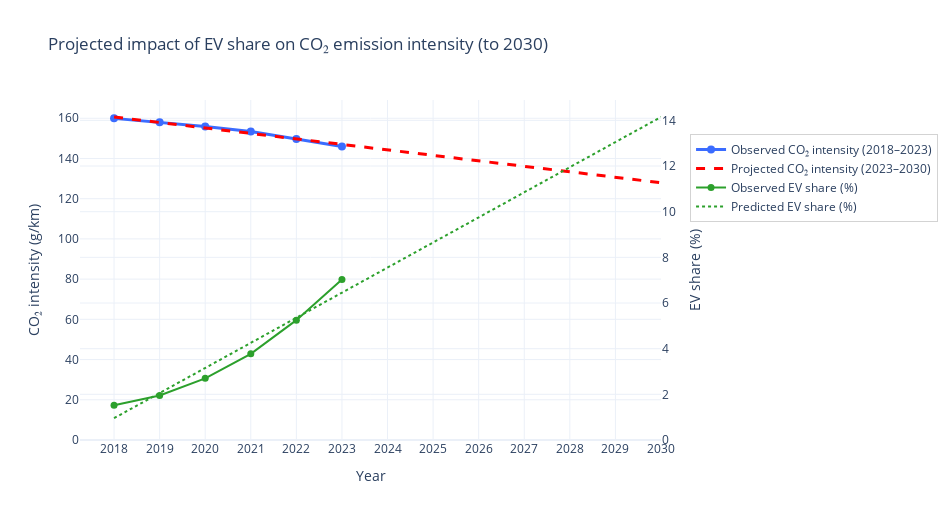

Here is the notebook cell this chart was saved with:
### Code cell
import numpy as np
import plotly.graph_objects as go

years_obs   = combo["Jaar"].values
ev_obs      = combo["Total_EV_share"].values
co2_obs     = combo["CO2_g_per_km"].values

m_ev, b_ev  = np.polyfit(years_obs, ev_obs, 1)
years_fut   = np.arange(years_obs.max()-5, 2031)
ev_pred     = m_ev * years_fut + b_ev

m_co2, b_co2 = np.polyfit(ev_obs, co2_obs, 1)
co2_pred     = m_co2 * ev_pred + b_co2

fig = go.Figure()

# Geobserveerde CO2-intensiteit
fig.add_trace(go.Scatter(
    x=years_obs, y=co2_obs,
    mode="lines+markers",
    name="Observed CO₂ intensity (2018–2023)",
    line=dict(width=3, color="#3b6cff"),
    marker=dict(size=8),
    hovertemplate="Year %{x}<br>CO₂: %{y:.1f} g/km<extra></extra>"
))

# Voorspelde CO2-intensiteit (vanaf 2023)
fig.add_trace(go.Scatter(
    x=years_fut, y=co2_pred,
    mode="lines",
    name="Projected CO₂ intensity (2023–2030)",
    line=dict(width=3, color="red", dash="dash"),
    hovertemplate="Year %{x}<br>CO₂ (proj): %{y:.1f} g/km<extra></extra>"
))

# Geobserveerde EV-share
fig.add_trace(go.Scatter(
    x=years_obs, y=ev_obs,
    mode="lines+markers",
    name="Observed EV share (%)",
    line=dict(width=2, color="#2ca02c"),
    marker=dict(size=7),
    yaxis="y2",
    hovertemplate="Year %{x}<br>EV share: %{y:.1f}%<extra></extra>"
))

# Voorspelde EV-share (vanaf 2023)
fig.add_trace(go.Scatter(
    x=years_fut, y=ev_pred,
    mode="lines",
    name="Predicted EV share (%)",
    line=dict(width=2, color="#2ca02c", dash="dot"),
    yaxis="y2",
    hovertemplate="Year %{x}<br>EV share (proj): %{y:.1f}%<extra></extra>"
))

fig.update_layout(
    title="Projected impact of EV share on CO₂ emission intensity (to 2030)",
    template="plotly_white",
    width=950, height=520,
    xaxis=dict(title="Year", dtick=1),
    yaxis=dict(title="CO₂ intensity (g/km)", rangemode="tozero"),
    yaxis2=dict(title="EV share (%)", overlaying="y", side="right", rangemode="tozero"),
    legend=dict(
        x=1.05, y=0.9,
        bgcolor="rgba(255,255,255,0.8)",
        bordercolor="lightgray",
        borderwidth=1
    ),
    margin=dict(r=180)
)

fig.show()

### Figure 1 — Plotly figure (JSON) as saved in the notebook; plotly's stock layout.template omitted (floating-point values rounded to 4 significant figures)
{"data": [{"hovertemplate": "Year %{x}<br>CO₂: %{y:.1f} g/km<extra></extra>", "line": {"color": "#3b6cff", "width": 3}, "marker": {"size": 8}, "mode": "lines+markers", "name": "Observed CO₂ intensity (2018–2023)", "type": "scatter", "x": [2018, 2019, 2020, 2021, 2022, 2023], "y": [159.9, 157.9, 155.9, 153.4, 149.7, 146.0]}, {"hovertemplate": "Year %{x}<br>CO₂ (proj): %{y:.1f} g/km<extra></extra>", "line": {"color": "red", "dash": "dash", "width": 3}, "mode": "lines", "name": "Projected CO₂ intensity (2023–2030)", "type": "scatter", "x": [2018, 2019, 2020, 2021, 2022, 2023, 2024, 2025, 2026, 2027, 2028, 2029, 2030], "y": [160.6, 157.9, 155.2, 152.4, 149.7, 147.0, 144.3, 141.5, 138.8, 136.1, 133.4, 130.6, 127.9]}, {"hovertemplate": "Year %{x}<br>EV share: %{y:.1f}%<extra></extra>", "line": {"color": "#2ca02c", "width": 2}, "marker": {"size": 7}, "mode": "lines+markers", "name": "Observed EV share (%)", "type": "scatter", "x": [2018, 2019, 2020, 2021, 2022, 2023], "y": [1.525, 1.95, 2.7, 3.775, 5.25, 7.025], "yaxis": "y2"}, {"hovertemplate": "Year %{x}<br>EV share (proj): %{y:.1f}%<extra></extra>", "line": {"color": "#2ca02c", "dash": "dot", "width": 2}, "mode": "lines", "name": "Predicted EV share (%)", "type": "scatter", "x": [2018, 2019, 2020, 2021, 2022, 2023, 2024, 2025, 2026, 2027, 2028, 2029, 2030], "y": [0.956, 2.055, 3.155, 4.254, 5.353, 6.452, 7.552, 8.651, 9.75, 10.85, 11.95, 13.05, 14.15], "yaxis": "y2"}], "layout": {"height": 520, "legend": {"bgcolor": "rgba(255,255,255,0.8)", "bordercolor": "lightgray", "borderwidth": 1, "x": 1.05, "y": 0.9}, "margin": {"r": 180}, "title": {"text": "Projected impact of EV share on CO₂ emission intensity (to 2030)"}, "width": 950, "xaxis": {"dtick": 1, "title": {"text": "Year"}}, "yaxis": {"rangemode": "tozero", "title": {"text": "CO₂ intensity (g/km)"}}, "yaxis2": {"overlaying": "y", "rangemode": "tozero", "side": "right", "title": {"text": "EV share (%)"}}}}
